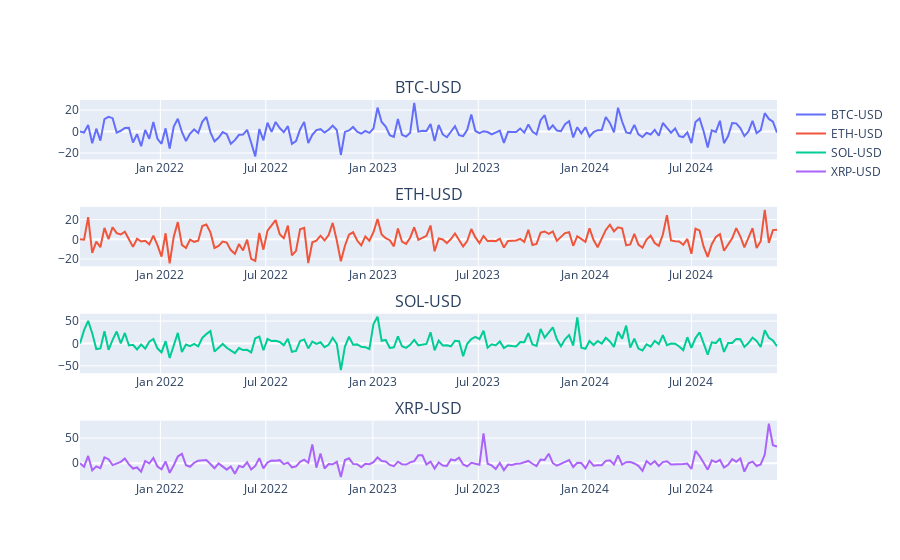

Notebook code cell kept with this figure:
### Markdown cell above
## Выводы
1. Какой-то волновой эффект от битка, все возбудились с небольшой задержкой, виден подъем
2. Влияние биткоина очевидна, паровоз в мире цифровых валют
3. Июль 2022 был благоприятным временем для вложения, вот только смущает 6 месячный боковик, как бы не поддаться сетименту и не продать раньше времени
4. Необходимы дополнительные показатели для построении стратегии на краткосрок

### Code cell
# plotly
fig = make_subplots(rows=len(crypto_tickers), cols=1, subplot_titles=crypto_tickers)

ind = 0
for i in range(1,len(crypto_tickers) + 1):
    column = crypto_tickers[ind]
    color = colors[ind]
    fig.add_trace(go.Scatter(x=crypto_df.index, y=crypto_df[column + '_chg'], name=column), row=i, col=1)
    ind += 1

fig.show()

### Figure 1 — Plotly figure (JSON) as saved in the notebook; plotly's stock layout.template omitted (floating-point values rounded to 4 significant figures; data arrays with more than 128 entries replaced by an {"elided": "..."} marker saying what was removed)
{"data": [{"name": "BTC-USD", "type": "scatter", "x": {"elided": "172 str values"}, "xaxis": "x", "y": {"elided": "172 float values"}, "yaxis": "y"}, {"name": "ETH-USD", "type": "scatter", "x": {"elided": "172 str values"}, "xaxis": "x2", "y": {"elided": "172 float values"}, "yaxis": "y2"}, {"name": "SOL-USD", "type": "scatter", "x": {"elided": "172 str values"}, "xaxis": "x3", "y": {"elided": "172 float values"}, "yaxis": "y3"}, {"name": "XRP-USD", "type": "scatter", "x": {"elided": "172 str values"}, "xaxis": "x4", "y": {"elided": "172 float values"}, "yaxis": "y4"}], "layout": {"annotations": [{"font": {"size": 16}, "showarrow": false, "text": "BTC-USD", "x": 0.5, "xanchor": "center", "xref": "paper", "y": 1, "yanchor": "bottom", "yref": "paper"}, {"font": {"size": 16}, "showarrow": false, "text": "ETH-USD", "x": 0.5, "xanchor": "center", "xref": "paper", "y": 0.7188, "yanchor": "bottom", "yref": "paper"}, {"font": {"size": 16}, "showarrow": false, "text": "SOL-USD", "x": 0.5, "xanchor": "center", "xref": "paper", "y": 0.4375, "yanchor": "bottom", "yref": "paper"}, {"font": {"size": 16}, "showarrow": false, "text": "XRP-USD", "x": 0.5, "xanchor": "center", "xref": "paper", "y": 0.1562, "yanchor": "bottom", "yref": "paper"}], "xaxis": {"anchor": "y", "domain": [0, 1]}, "xaxis2": {"anchor": "y2", "domain": [0, 1]}, "xaxis3": {"anchor": "y3", "domain": [0, 1]}, "xaxis4": {"anchor": "y4", "domain": [0, 1]}, "yaxis": {"anchor": "x", "domain": [0.8438, 1]}, "yaxis2": {"anchor": "x2", "domain": [0.5625, 0.7188]}, "yaxis3": {"anchor": "x3", "domain": [0.2812, 0.4375]}, "yaxis4": {"anchor": "x4", "domain": [0, 0.1562]}}}
